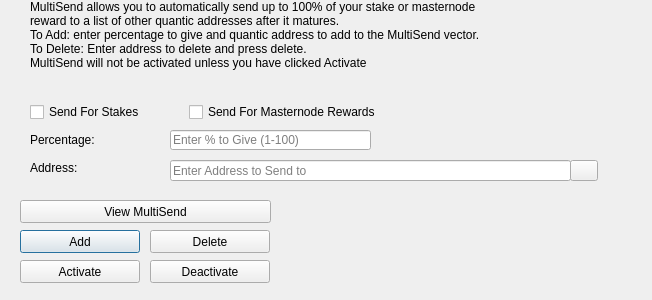
<?xml version="1.0" encoding="UTF-8"?>
<ui version="4.0">
 <class>MultiSendDialog</class>
 <widget class="QDialog" name="MultiSendDialog">
  <property name="windowModality">
   <enum>Qt::NonModal</enum>
  </property>
  <property name="geometry">
   <rect>
    <x>0</x>
    <y>0</y>
    <width>652</width>
    <height>300</height>
   </rect>
  </property>
  <property name="windowTitle">
   <string>MultiSend</string>
  </property>
  <widget class="QLineEdit" name="multiSendPercentEdit">
   <property name="geometry">
    <rect>
     <x>170</x>
     <y>130</y>
     <width>201</width>
     <height>20</height>
    </rect>
   </property>
   <property name="toolTip">
    <string>Enter whole numbers 1 - 100</string>
   </property>
   <property name="placeholderText">
    <string>Enter % to Give (1-100)</string>
   </property>
  </widget>
  <widget class="QLineEdit" name="multiSendAddressEdit">
   <property name="geometry">
    <rect>
     <x>170</x>
     <y>160</y>
     <width>401</width>
     <height>21</height>
    </rect>
   </property>
   <property name="toolTip">
    <string/>
   </property>
   <property name="placeholderText">
    <string>Enter Address to Send to</string>
   </property>
  </widget>
  <widget class="QLabel" name="label_2">
   <property name="geometry">
    <rect>
     <x>30</x>
     <y>0</y>
     <width>451</width>
     <height>121</height>
    </rect>
   </property>
   <property name="lineWidth">
    <number>1</number>
   </property>
   <property name="text">
    <string>MultiSend allows you to automatically send up to 100% of your stake or masternode reward to a list of other quantic addresses after it matures.
To Add: enter percentage to give and quantic address to add to the MultiSend vector.
To Delete: Enter address to delete and press delete.
MultiSend will not be activated unless you have clicked Activate</string>
   </property>
   <property name="alignment">
    <set>Qt::AlignLeading|Qt::AlignLeft|Qt::AlignTop</set>
   </property>
   <property name="wordWrap">
    <bool>true</bool>
   </property>
  </widget>
  <widget class="QLabel" name="message">
   <property name="geometry">
    <rect>
     <x>290</x>
     <y>200</y>
     <width>351</width>
     <height>91</height>
    </rect>
   </property>
   <property name="text">
    <string/>
   </property>
  </widget>
  <widget class="QPushButton" name="addButton">
   <property name="geometry">
    <rect>
     <x>20</x>
     <y>230</y>
     <width>120</width>
     <height>23</height>
    </rect>
   </property>
   <property name="toolTip">
    <string/>
   </property>
   <property name="statusTip">
    <string>Add to MultiSend Vector</string>
   </property>
   <property name="text">
    <string>Add</string>
   </property>
  </widget>
  <widget class="QPushButton" name="disableButton">
   <property name="geometry">
    <rect>
     <x>150</x>
     <y>260</y>
     <width>120</width>
     <height>23</height>
    </rect>
   </property>
   <property name="statusTip">
    <string>Deactivate MultiSend</string>
   </property>
   <property name="text">
    <string>Deactivate</string>
   </property>
  </widget>
  <widget class="QPushButton" name="addressBookButton">
   <property name="geometry">
    <rect>
     <x>570</x>
     <y>160</y>
     <width>28</width>
     <height>21</height>
    </rect>
   </property>
   <property name="toolTip">
    <string>Choose an address from the address book</string>
   </property>
   <property name="text">
    <string/>
   </property>
   <property name="icon">
    <iconset resource="../quantic.qrc">
     <normaloff>:/icons/address-book</normaloff>:/icons/address-book</iconset>
   </property>
   <property name="shortcut">
    <string>Alt+A</string>
   </property>
   <property name="autoDefault">
    <bool>false</bool>
   </property>
  </widget>
  <widget class="QLabel" name="label">
   <property name="geometry">
    <rect>
     <x>30</x>
     <y>130</y>
     <width>121</width>
     <height>20</height>
    </rect>
   </property>
   <property name="toolTip">
    <string>Percentage of stake to send</string>
   </property>
   <property name="text">
    <string>Percentage:</string>
   </property>
  </widget>
  <widget class="QLabel" name="label_5">
   <property name="geometry">
    <rect>
     <x>30</x>
     <y>160</y>
     <width>111</width>
     <height>16</height>
    </rect>
   </property>
   <property name="toolTip">
    <string>Address to send portion of stake to</string>
   </property>
   <property name="text">
    <string>Address:</string>
   </property>
  </widget>
  <widget class="QPushButton" name="deleteButton">
   <property name="geometry">
    <rect>
     <x>150</x>
     <y>230</y>
     <width>120</width>
     <height>23</height>
    </rect>
   </property>
   <property name="toolTip">
    <string/>
   </property>
   <property name="statusTip">
    <string>Delete Address From MultiSend Vector</string>
   </property>
   <property name="text">
    <string>Delete</string>
   </property>
  </widget>
  <widget class="QPushButton" name="activateButton">
   <property name="geometry">
    <rect>
     <x>20</x>
     <y>260</y>
     <width>120</width>
     <height>23</height>
    </rect>
   </property>
   <property name="statusTip">
    <string>Activate MultiSend</string>
   </property>
   <property name="text">
    <string>Activate</string>
   </property>
  </widget>
  <widget class="QPushButton" name="viewButton">
   <property name="geometry">
    <rect>
     <x>20</x>
     <y>200</y>
     <width>251</width>
     <height>23</height>
    </rect>
   </property>
   <property name="toolTip">
    <string/>
   </property>
   <property name="statusTip">
    <string>View MultiSend Vector</string>
   </property>
   <property name="text">
    <string>View MultiSend</string>
   </property>
  </widget>
  <widget class="QWidget" name="horizontalLayoutWidget">
   <property name="geometry">
    <rect>
     <x>30</x>
     <y>100</y>
     <width>351</width>
     <height>24</height>
    </rect>
   </property>
   <layout class="QHBoxLayout" name="horizontalLayout">
    <item>
     <widget class="QCheckBox" name="multiSendStakeCheckBox">
      <property name="text">
       <string>Send For Stakes</string>
      </property>
     </widget>
    </item>
    <item>
     <widget class="QCheckBox" name="multiSendMasternodeCheckBox">
      <property name="text">
       <string>Send For Masternode Rewards</string>
      </property>
     </widget>
    </item>
   </layout>
  </widget>
 </widget>
 <resources>
  <include location="../quantic.qrc"/>
 </resources>
 <connections/>
</ui>
